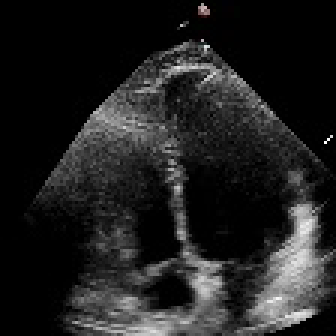
#> input picture frame 0 of a4c-video-dir/Videos/0X102CFB07F752AAE6.avi, 112 x 112 px, given in place of 0X1131FB2A374D34F5_112.avi, which was not available (shown 3 times larger)
$ jupyter execute frame_process.ipynb
#> lines starting #> are read from the running program, lines starting #| are printed output that depends on the picture; pictures that were not available may be replaced by others from this repository, and a replacement may not be noted
[cell 1]
import os
import cv2
import numpy as np
import pandas as pd
import matplotlib.pyplot as plt
from scipy.signal import find_peaks

[cell 2]
# [111 lines left out: functions crop_model_output_top_right_corner, enhance_video_contrast, extract_video_frames, not called in this run]

[cell 3]
def mask_to_short_vlines(masked_image_path, vlines_image_path):
    """
    Transform the red mask regions in the image into a pattern of short vertical lines.
    """
    frame = cv2.imread(masked_image_path)
    if frame is not None:

        # Convert to HSV color space
        hsv_frame = cv2.cvtColor(frame, cv2.COLOR_BGR2HSV)

        # Define the HSV color range for red
        lower_red1 = np.array([0, 120, 70])
        upper_red1 = np.array([10, 255, 255])

        lower_red2 = np.array([170, 120, 70])
        upper_red2 = np.array([180, 255, 255])

        # Create masks
        mask1 = cv2.inRange(hsv_frame, lower_red1, upper_red1)
        mask2 = cv2.inRange(hsv_frame, lower_red2, upper_red2)

        # Merge the two masks
        red_mask = mask1 | mask2

        fig, ax = plt.subplots()
        slope_factor = 0.1  # Set the slope ratio coefficient; adjusting this value can change the angle of the diagonal lines
        first_midpoint = None
        last_midpoint = None

        # Find the left and right contours of the mask
        for y in range(0, red_mask.shape[0], 15):  # Iterate every 3 rows
            row = red_mask[y, :]  # Extract all the pixel points in the current row

            if np.any(row > 0):
                left_idx = np.argmax(row > 0)
                right_idx = red_mask.shape[1] - np.argmax(np.flip(row) > 0) - 1

                if left_idx < right_idx:
                    delta_x = right_idx - left_idx
                    delta_y = slope_factor * delta_x
                    ax.plot([left_idx, right_idx], [y, y - delta_y], color='black')
                    midpoint_x = (left_idx + right_idx) / 2
                    midpoint_y = (y + (y - delta_y)) / 2
                    if first_midpoint is None:
                        first_midpoint = (midpoint_x, midpoint_y)
                    last_midpoint = (midpoint_x, midpoint_y)

        # Draw a vertical axis from the midpoint of the first short axis to the midpoint of the last short axis
        if first_midpoint is not None and last_midpoint is not None:
            ax.plot([first_midpoint[0], last_midpoint[0]], [first_midpoint[1], last_midpoint[1]], color='black', linewidth=2)  # 竖轴颜色更深，线宽更大

        ax.set_facecolor('white')
        ax.set_xlim([0, red_mask.shape[1]])
        ax.set_ylim([0, red_mask.shape[0]])
        ax.invert_yaxis()
        ax.set_xticks(np.arange(0, red_mask.shape[1], 180))
        ax.set_yticks(np.arange(0, red_mask.shape[0], 180))
        ax.grid(False)
        ax.set_aspect('equal') # Maintain the aspect ratio of the image to prevent distortion
        plt.show()

        plt.savefig(vlines_image_path, bbox_inches='tight')
        print(f"Saved to {vlines_image_path}.")
    else:
        print("Unable to load.")

def plot_size_change_over_frames(video_path, output_image_path, title, color, figure_type, start_frame=0, end_frame=150):
    """
    Plot the area change curve from the start frame to the end frame and save it as a local image.

    Args:
        video_path: Path to the input video.
        output_path: Path to save the output curve image.
        start_frame: Starting frame.
        end_frame: Ending frame.
        title: Title of the output image.
        color: Color of the curve.
    """
#> called with video_path = 'videos/0X1131FB2A374D34F5_112.avi', output_image_path = '0X1131FB2A374D34F5_112_size_plot.png', title = 'Patient in Atrial Fibrillation', color = 'blue', figure_type = 'tight', start_frame = 0, end_frame = 250
    cap = cv2.VideoCapture(video_path)
    fps = cap.get(cv2.CAP_PROP_FPS)
    mask_areas = []
    frame_numbers = []

    for frame_idx in range(start_frame, end_frame + 1):
        cap.set(cv2.CAP_PROP_POS_FRAMES, frame_idx)
        ret, frame = cap.read()
        if not ret:
            print(f"Unable to read frame {frame_idx}.")
            break

        hsv_frame = cv2.cvtColor(frame, cv2.COLOR_BGR2HSV)
        lower_red1 = np.array([0, 120, 70])
        upper_red1 = np.array([10, 255, 255])

        lower_red2 = np.array([170, 120, 70])
        upper_red2 = np.array([180, 255, 255])

        mask1 = cv2.inRange(hsv_frame, lower_red1, upper_red1)
        mask2 = cv2.inRange(hsv_frame, lower_red2, upper_red2)
        red_mask = mask1 | mask2
        mask_area = np.count_nonzero(red_mask)
        mask_areas.append(mask_area)
        frame_numbers.append(frame_idx - start_frame)
#> this loop made 31 passes
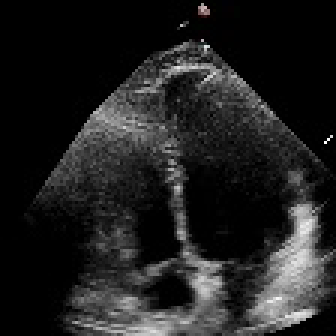
#> input picture frame 0 of a4c-video-dir/Videos/0X102CFB07F752AAE6.avi, 112 x 112 px, given in place of 0X1131FB2A374D34F5_112.avi, which was not available (shown 3 times larger)
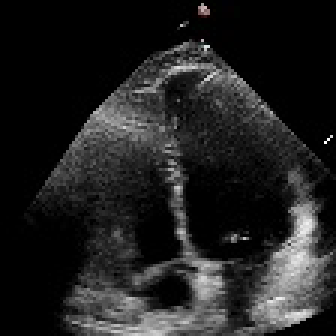
#> input picture frame 1 of a4c-video-dir/Videos/0X102CFB07F752AAE6.avi, 112 x 112 px, given in place of 0X1131FB2A374D34F5_112.avi, which was not available (shown 3 times larger)
#> pass 3, in plot_size_change_over_frames, `ret, frame = cap.read()`:
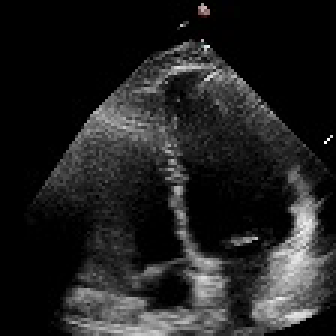
#> frame: shape (112, 112, 3) (shown 3 times larger); mean B, G, R 33.2, 33.2, 33.2
#> after the loop:
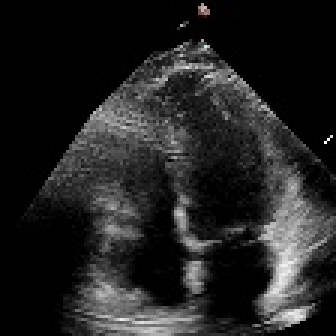
#> frame: shape (112, 112, 3) (shown 3 times larger); mean B, G, R 34.3, 34.3, 34.4
#> after the loop: hsv_frame: shape (112, 112, 3); mean H, S, V 1.4, 4, 34.4
#> after the loop, frame_numbers = 30 values from 0 to 29; mask_areas = 30 values from 0 to 0

    cap.release()

    mask_areas_np = np.array(mask_areas)
    local_minima_indices, _ = find_peaks(-mask_areas_np, distance=50)
    plt.figure()
    plt.plot(frame_numbers, mask_areas, color=color, linewidth=0.8)
    plt.xlabel('Frame')
    plt.ylabel('Segmentation Area')
    plt.gca().yaxis.set_ticks([])
    if (figure_type == "tight"):
        plt.gca().xaxis.set_ticks([])
        plt.gcf().set_size_inches(2, 2)  # 调整图像大小，使其更紧凑
        plt.subplots_adjust(left=0.05, right=0.95, top=0.90, bottom=0.10)  # 减小边距，使绘图区域更紧凑
    else:
        plt.gca().yaxis.set_ticks([]) # Remove y-axis ticks.
        plt.xticks(np.arange(start_frame, end_frame+1, 25)) # Set x-axis ticks at intervals of 25.
        plt.title(title)
        plt.gcf().set_size_inches(6, 3)

    for idx in local_minima_indices:
        start_idx = max(0, idx - 13)
        end_idx = min(len(frame_numbers) - 1, idx + 13)
        plt.axvspan(frame_numbers[start_idx], frame_numbers[end_idx], color="gray", alpha=0.25)

    plt.gca().spines['right'].set_visible(False)
    plt.gca().spines['top'].set_visible(False)
    plt.savefig(output_image_path, bbox_inches='tight')
    print(f"Figure saved to {output_image_path}.")
    plt.show()
    return local_minima_indices

# [31 lines left out: function plot_predicted_EF, not called in this run]

$ run again, starting later in the video
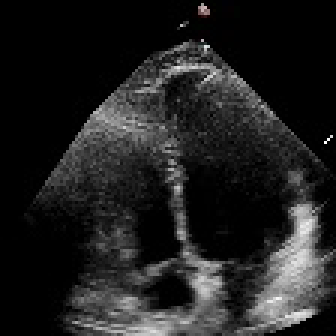
#> input picture frame 0 of a4c-video-dir/Videos/0X102CFB07F752AAE6.avi, 112 x 112 px, given in place of 0X1131FB2A374D34F5_112.avi, which was not available (shown 3 times larger)
#> the loop in plot_size_change_over_frames, `for frame_idx in range(start_frame, end_frame + 1):` made 31 passes
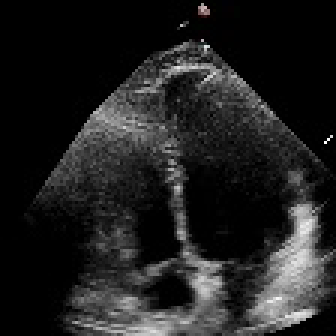
#> input picture frame 0 of a4c-video-dir/Videos/0X102CFB07F752AAE6.avi, 112 x 112 px, given in place of 0X1131FB2A374D34F5_112.avi, which was not available (shown 3 times larger)
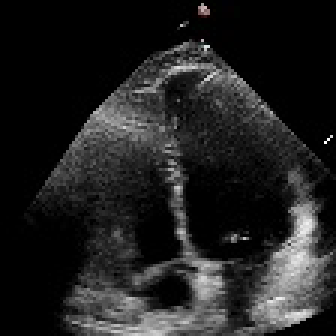
#> input picture frame 1 of a4c-video-dir/Videos/0X102CFB07F752AAE6.avi, 112 x 112 px, given in place of 0X1131FB2A374D34F5_112.avi, which was not available (shown 3 times larger)
#> after the loop in plot_size_change_over_frames, `for frame_idx in range(start_frame, end_frame + 1):`: frame_numbers = 30 values from 0 to 29; mask_areas = 30 values from 0 to 0

$ run again, starting later in the video
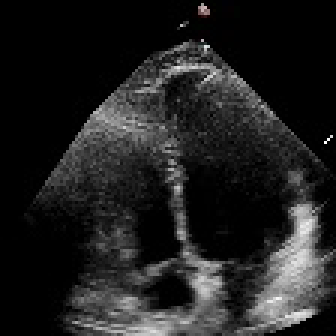
#> input picture frame 0 of a4c-video-dir/Videos/0X102CFB07F752AAE6.avi, 112 x 112 px, given in place of 0X1131FB2A374D34F5_112.avi, which was not available (shown 3 times larger)
#> the loop in plot_size_change_over_frames, `for frame_idx in range(start_frame, end_frame + 1):` made 31 passes
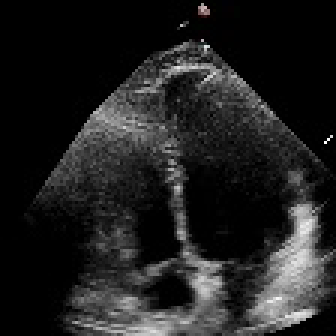
#> input picture frame 0 of a4c-video-dir/Videos/0X102CFB07F752AAE6.avi, 112 x 112 px, given in place of 0X1131FB2A374D34F5_112.avi, which was not available (shown 3 times larger)
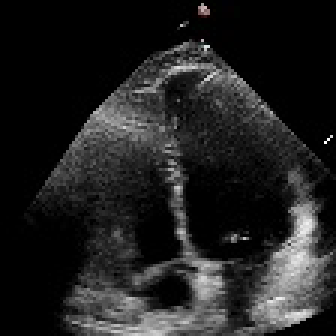
#> input picture frame 1 of a4c-video-dir/Videos/0X102CFB07F752AAE6.avi, 112 x 112 px, given in place of 0X1131FB2A374D34F5_112.avi, which was not available (shown 3 times larger)
#> after the loop in plot_size_change_over_frames, `for frame_idx in range(start_frame, end_frame + 1):`: frame_numbers = 30 values from 0 to 29; mask_areas = 30 values from 0 to 0
